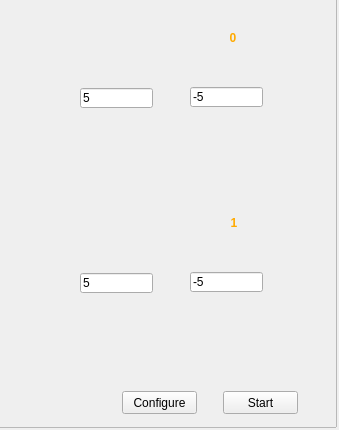
<?xml version="1.0" encoding="UTF-8"?>
<ui version="4.0">
 <class>AsynchronousOneWaveformAOClass</class>
 <widget class="QDialog" name="AsynchronousOneWaveformAOClass">
  <property name="geometry">
   <rect>
    <x>0</x>
    <y>0</y>
    <width>339</width>
    <height>430</height>
   </rect>
  </property>
  <property name="minimumSize">
   <size>
    <width>339</width>
    <height>430</height>
   </size>
  </property>
  <property name="maximumSize">
   <size>
    <width>339</width>
    <height>430</height>
   </size>
  </property>
  <property name="windowTitle">
   <string>Asynchronous One Waveform AO</string>
  </property>
  <widget class="QFrame" name="background">
   <property name="geometry">
    <rect>
     <x>-3</x>
     <y>-3</y>
     <width>340</width>
     <height>431</height>
    </rect>
   </property>
   <property name="minimumSize">
    <size>
     <width>340</width>
     <height>431</height>
    </size>
   </property>
   <property name="styleSheet">
    <string notr="true">QFrame#background{background-image:url(:/AsynchronousOneWaveformAO/Resources/ao.png)}</string>
   </property>
   <property name="frameShape">
    <enum>QFrame::StyledPanel</enum>
   </property>
   <property name="frameShadow">
    <enum>QFrame::Raised</enum>
   </property>
   <widget class="QPushButton" name="BtnSineA">
    <property name="geometry">
     <rect>
      <x>79</x>
      <y>127</y>
      <width>51</width>
      <height>51</height>
     </rect>
    </property>
    <property name="minimumSize">
     <size>
      <width>51</width>
      <height>51</height>
     </size>
    </property>
    <property name="maximumSize">
     <size>
      <width>51</width>
      <height>51</height>
     </size>
    </property>
    <property name="styleSheet">
     <string notr="true">background:url(:/AsynchronousOneWaveformAO/Resources/sine.png)</string>
    </property>
    <property name="text">
     <string/>
    </property>
    <property name="checkable">
     <bool>true</bool>
    </property>
    <property name="flat">
     <bool>true</bool>
    </property>
   </widget>
   <widget class="QPushButton" name="BtnSquareA">
    <property name="geometry">
     <rect>
      <x>218</x>
      <y>127</y>
      <width>51</width>
      <height>51</height>
     </rect>
    </property>
    <property name="minimumSize">
     <size>
      <width>51</width>
      <height>51</height>
     </size>
    </property>
    <property name="maximumSize">
     <size>
      <width>51</width>
      <height>51</height>
     </size>
    </property>
    <property name="styleSheet">
     <string notr="true">background:url(:/AsynchronousOneWaveformAO/Resources/square.png)</string>
    </property>
    <property name="text">
     <string/>
    </property>
    <property name="checkable">
     <bool>true</bool>
    </property>
    <property name="flat">
     <bool>true</bool>
    </property>
   </widget>
   <widget class="QPushButton" name="BtnTriangleA">
    <property name="geometry">
     <rect>
      <x>148</x>
      <y>127</y>
      <width>51</width>
      <height>51</height>
     </rect>
    </property>
    <property name="minimumSize">
     <size>
      <width>51</width>
      <height>51</height>
     </size>
    </property>
    <property name="maximumSize">
     <size>
      <width>51</width>
      <height>51</height>
     </size>
    </property>
    <property name="styleSheet">
     <string notr="true">background:url(:AsynchronousOneWaveformAO/Resources/triangle.png)</string>
    </property>
    <property name="text">
     <string/>
    </property>
    <property name="checkable">
     <bool>true</bool>
    </property>
    <property name="flat">
     <bool>true</bool>
    </property>
   </widget>
   <widget class="QPushButton" name="BtnSineB">
    <property name="geometry">
     <rect>
      <x>79</x>
      <y>310</y>
      <width>51</width>
      <height>51</height>
     </rect>
    </property>
    <property name="minimumSize">
     <size>
      <width>51</width>
      <height>51</height>
     </size>
    </property>
    <property name="maximumSize">
     <size>
      <width>51</width>
      <height>51</height>
     </size>
    </property>
    <property name="styleSheet">
     <string notr="true">background:url(:/AsynchronousOneWaveformAO/Resources/sine.png)</string>
    </property>
    <property name="text">
     <string/>
    </property>
    <property name="checkable">
     <bool>true</bool>
    </property>
    <property name="flat">
     <bool>true</bool>
    </property>
   </widget>
   <widget class="QPushButton" name="BtnTriangleB">
    <property name="geometry">
     <rect>
      <x>150</x>
      <y>310</y>
      <width>51</width>
      <height>51</height>
     </rect>
    </property>
    <property name="minimumSize">
     <size>
      <width>51</width>
      <height>51</height>
     </size>
    </property>
    <property name="maximumSize">
     <size>
      <width>51</width>
      <height>51</height>
     </size>
    </property>
    <property name="styleSheet">
     <string notr="true">background:url(:/AsynchronousOneWaveformAO/Resources/triangle.png)</string>
    </property>
    <property name="text">
     <string/>
    </property>
    <property name="checkable">
     <bool>true</bool>
    </property>
    <property name="flat">
     <bool>true</bool>
    </property>
   </widget>
   <widget class="QPushButton" name="BtnSquareB">
    <property name="geometry">
     <rect>
      <x>218</x>
      <y>310</y>
      <width>51</width>
      <height>51</height>
     </rect>
    </property>
    <property name="minimumSize">
     <size>
      <width>51</width>
      <height>51</height>
     </size>
    </property>
    <property name="maximumSize">
     <size>
      <width>51</width>
      <height>51</height>
     </size>
    </property>
    <property name="styleSheet">
     <string notr="true">background:url(:/AsynchronousOneWaveformAO/Resources/square.png)</string>
    </property>
    <property name="text">
     <string/>
    </property>
    <property name="checkable">
     <bool>true</bool>
    </property>
    <property name="flat">
     <bool>true</bool>
    </property>
   </widget>
   <widget class="QLineEdit" name="txtboxHiLevelA">
    <property name="geometry">
     <rect>
      <x>83</x>
      <y>91</y>
      <width>73</width>
      <height>20</height>
     </rect>
    </property>
    <property name="minimumSize">
     <size>
      <width>73</width>
      <height>20</height>
     </size>
    </property>
    <property name="maximumSize">
     <size>
      <width>73</width>
      <height>20</height>
     </size>
    </property>
    <property name="text">
     <string>5</string>
    </property>
   </widget>
   <widget class="QLineEdit" name="txtboxLoLevelA">
    <property name="geometry">
     <rect>
      <x>193</x>
      <y>90</y>
      <width>73</width>
      <height>20</height>
     </rect>
    </property>
    <property name="minimumSize">
     <size>
      <width>73</width>
      <height>20</height>
     </size>
    </property>
    <property name="maximumSize">
     <size>
      <width>73</width>
      <height>20</height>
     </size>
    </property>
    <property name="text">
     <string>-5</string>
    </property>
   </widget>
   <widget class="QLineEdit" name="txtboxLoLevelB">
    <property name="geometry">
     <rect>
      <x>193</x>
      <y>275</y>
      <width>73</width>
      <height>20</height>
     </rect>
    </property>
    <property name="minimumSize">
     <size>
      <width>73</width>
      <height>20</height>
     </size>
    </property>
    <property name="maximumSize">
     <size>
      <width>73</width>
      <height>20</height>
     </size>
    </property>
    <property name="text">
     <string>-5</string>
    </property>
   </widget>
   <widget class="QLineEdit" name="txtboxHiLevelB">
    <property name="geometry">
     <rect>
      <x>83</x>
      <y>276</y>
      <width>73</width>
      <height>20</height>
     </rect>
    </property>
    <property name="minimumSize">
     <size>
      <width>73</width>
      <height>20</height>
     </size>
    </property>
    <property name="maximumSize">
     <size>
      <width>73</width>
      <height>20</height>
     </size>
    </property>
    <property name="text">
     <string>5</string>
    </property>
   </widget>
   <widget class="QLabel" name="chLabelA">
    <property name="geometry">
     <rect>
      <x>228</x>
      <y>33</y>
      <width>16</width>
      <height>16</height>
     </rect>
    </property>
    <property name="minimumSize">
     <size>
      <width>16</width>
      <height>16</height>
     </size>
    </property>
    <property name="maximumSize">
     <size>
      <width>16</width>
      <height>16</height>
     </size>
    </property>
    <property name="font">
     <font>
      <pointsize>9</pointsize>
      <weight>75</weight>
      <bold>true</bold>
     </font>
    </property>
    <property name="styleSheet">
     <string notr="true">color:rgb(255, 170, 0)</string>
    </property>
    <property name="text">
     <string>0</string>
    </property>
    <property name="textFormat">
     <enum>Qt::RichText</enum>
    </property>
    <property name="alignment">
     <set>Qt::AlignCenter</set>
    </property>
   </widget>
   <widget class="QLabel" name="chLabelB">
    <property name="geometry">
     <rect>
      <x>229</x>
      <y>218</y>
      <width>16</width>
      <height>16</height>
     </rect>
    </property>
    <property name="minimumSize">
     <size>
      <width>16</width>
      <height>16</height>
     </size>
    </property>
    <property name="maximumSize">
     <size>
      <width>16</width>
      <height>16</height>
     </size>
    </property>
    <property name="font">
     <font>
      <family>MS Shell Dlg 2</family>
      <pointsize>9</pointsize>
      <weight>75</weight>
      <bold>true</bold>
     </font>
    </property>
    <property name="styleSheet">
     <string notr="true">color:rgb(255, 170, 0)</string>
    </property>
    <property name="text">
     <string>1</string>
    </property>
    <property name="textFormat">
     <enum>Qt::RichText</enum>
    </property>
    <property name="alignment">
     <set>Qt::AlignCenter</set>
    </property>
   </widget>
   <widget class="QPushButton" name="btnConfigure">
    <property name="geometry">
     <rect>
      <x>125</x>
      <y>394</y>
      <width>75</width>
      <height>23</height>
     </rect>
    </property>
    <property name="minimumSize">
     <size>
      <width>75</width>
      <height>23</height>
     </size>
    </property>
    <property name="maximumSize">
     <size>
      <width>75</width>
      <height>23</height>
     </size>
    </property>
    <property name="text">
     <string>Configure</string>
    </property>
   </widget>
   <widget class="QPushButton" name="btnStart">
    <property name="geometry">
     <rect>
      <x>226</x>
      <y>394</y>
      <width>75</width>
      <height>23</height>
     </rect>
    </property>
    <property name="minimumSize">
     <size>
      <width>75</width>
      <height>23</height>
     </size>
    </property>
    <property name="maximumSize">
     <size>
      <width>75</width>
      <height>23</height>
     </size>
    </property>
    <property name="text">
     <string>Start</string>
    </property>
   </widget>
  </widget>
 </widget>
 <layoutdefault spacing="6" margin="11"/>
 <resources/>
 <connections/>
</ui>
